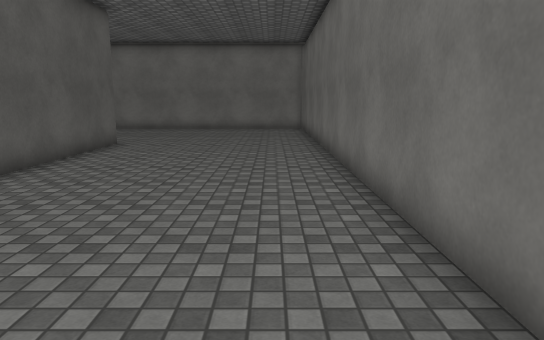
view 1 (above)

16 first-person views from a walk through a Unity game level. The camera is 1.5 m above the floor, tilts 10° down and sees 70° across. The floor is counted in squares, 1 m on a side. Each view is taken from the middle of a square. On the plan, view 1 faces up. The plan holds only what a view shows up to about 17 squares ahead; the rest is blank. The place goes on beyond the plan. The player character is not drawn. Surface patterns are stand-ins for the level's own textures.

view 2
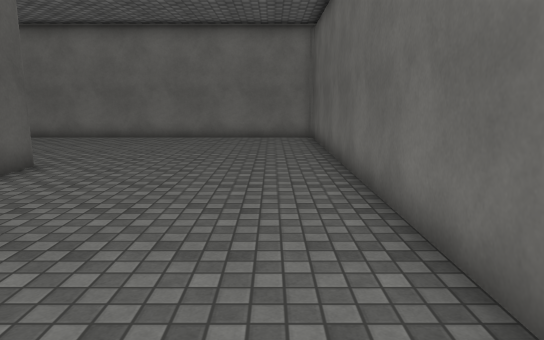

view 3
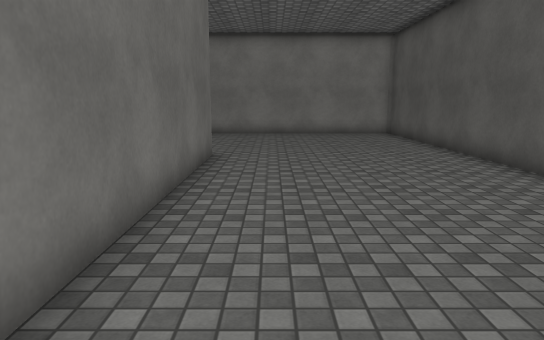

view 4
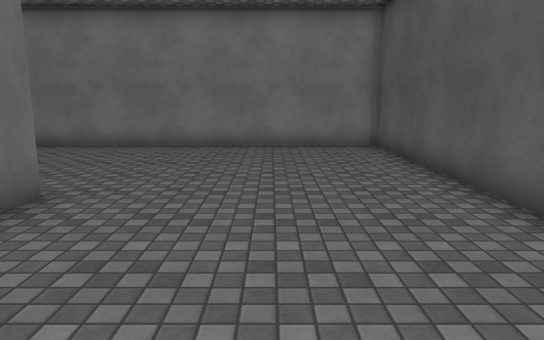

view 5
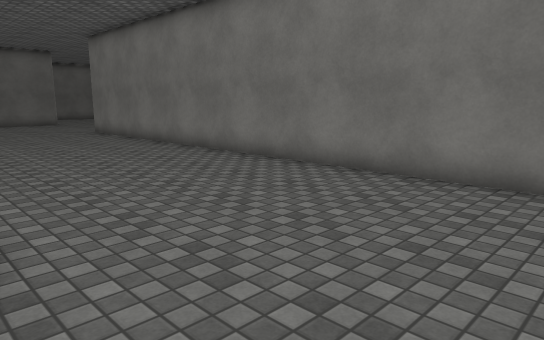

view 6
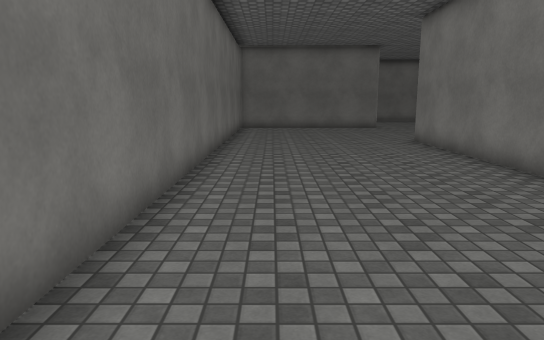

view 7
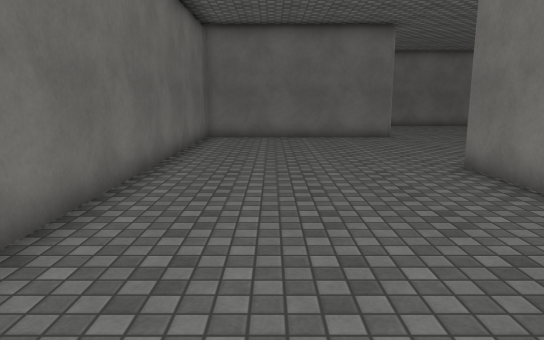

view 8
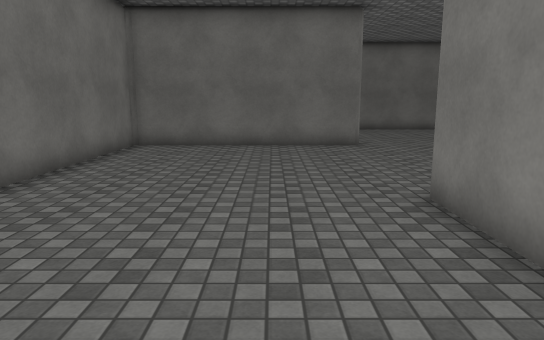

view 9
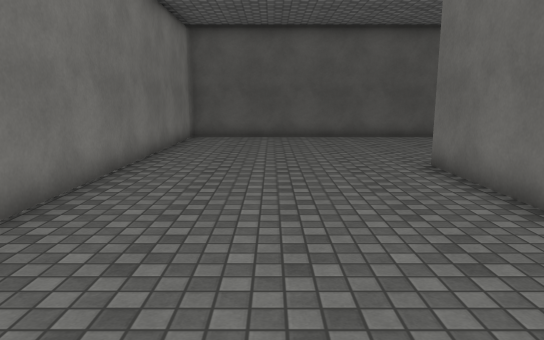

view 10
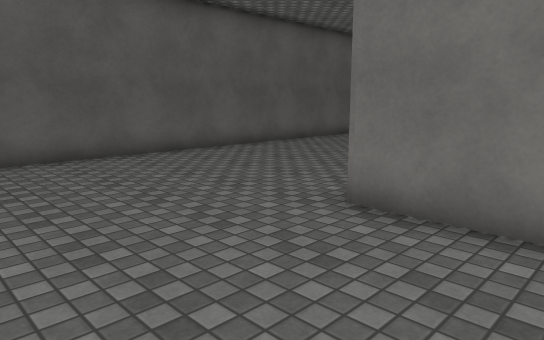

view 11
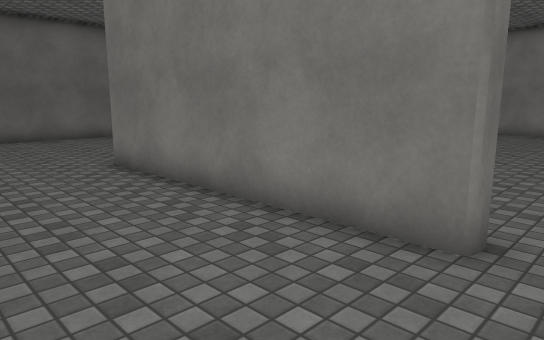

view 12
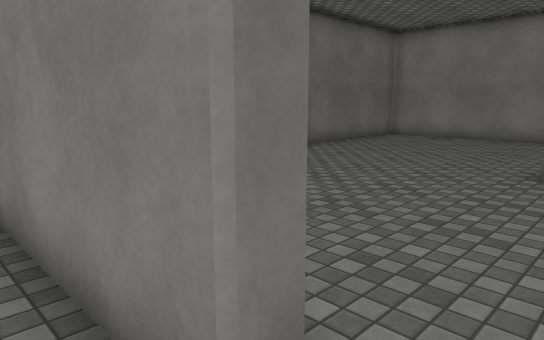

view 13
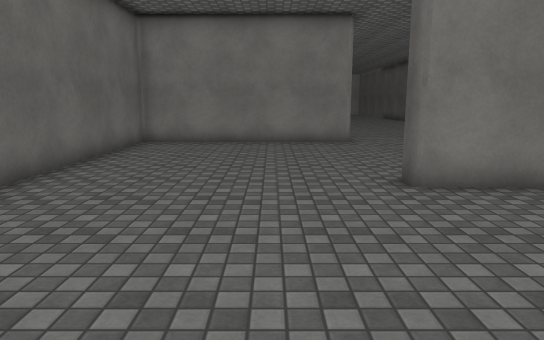

view 14
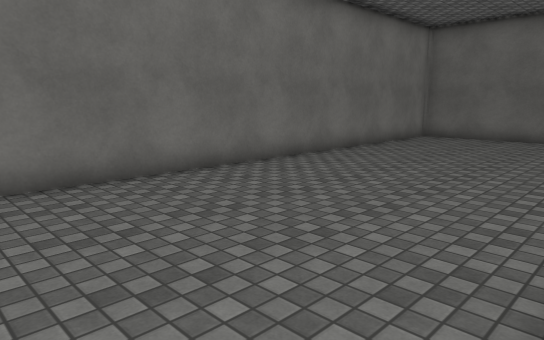

view 15
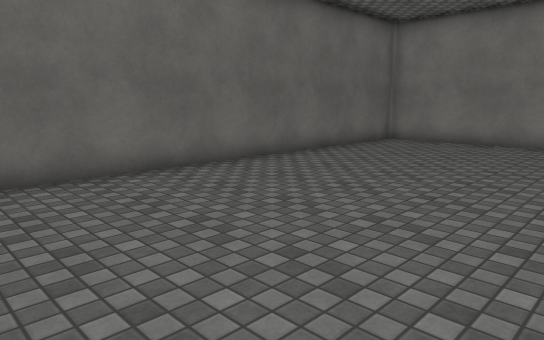

view 16
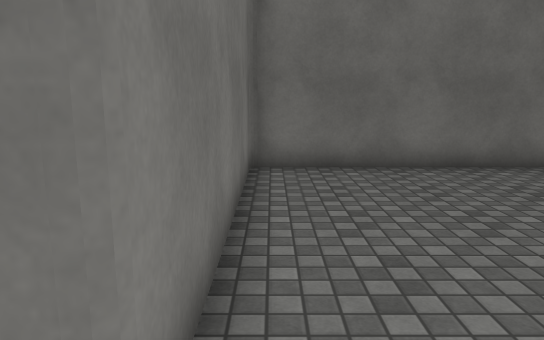

### Floor plan
Points are (right, up) in squares from view 1. A wall is a line through its corners. A room is listed if a view was taken in it or the views show most of it. See-through windows are left out.
Room 1 (views 1, 2, 3, 4, 5, 6, 7, 8, 9, 10, 11, 12, 14)
walls: (-13.8, 14.1) (-5.6, 14.1) (-5.6, -9.5) (17.9, -9.5); (25.4, -10) (25.4, -2.2) (1.7, -2.2) (1.7, 21.3) (-13.9, 21.3)
ways out: opening at (-14.5, 14) to room 2; gap at (26, -10)
Room 2 (views 13, 15, 16)
walls: (-15.5, 6.3) (-13.6, 6.3); (-13.9, -1.6) (-6.2, -1.6) (-6.2, 13.5) (-13.8, 13.5)
ways out: opening at (-14.5, 14) to room 1

Positions as (right, up) in squares from view 1, and headings:
1: (0, 0), facing up
2: (0, 5), facing up
3: (0, 9), facing down
4: (-2, 4), facing down
5: (-2, -2), facing down-right
6: (3, -4), facing right
7: (9, -5), facing right
8: (12, -7), facing right
9: (11, -6), facing left
10: (5, -7), facing up-left
11: (-15, 18), facing down-right
12: (-15, 15), facing down-right
13: (-11, 13), facing down
14: (-15, 14), facing up-right
15: (-14, 13), facing down-right
16: (-15, 13), facing right
